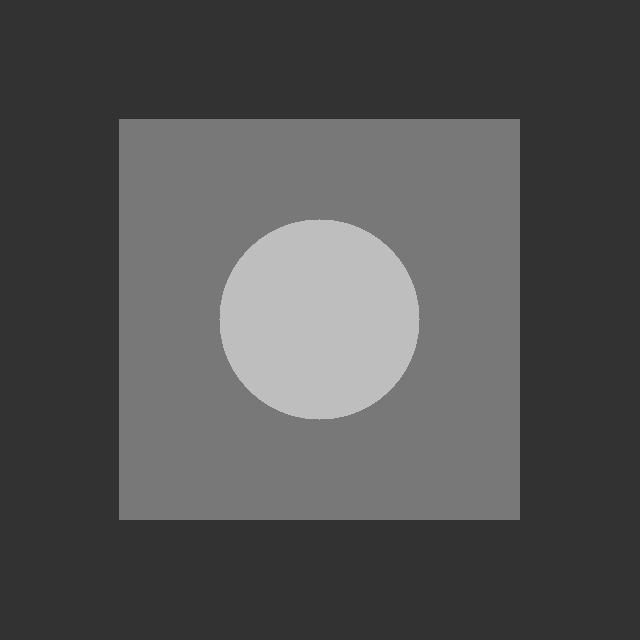
%> input picture image_test.jpg, 640 x 640 px
$ octave noise_andhika.m   (GNU Octave 9; MATLAB toolbox functions it lacks are replaced by stand-ins)
%> lines starting %> are read from the running program, lines starting %| are printed output that depends on the picture; in (x1, y1, x2, y2) boxes, pixels count from 0 and x2, y2 are one past the last pixel; in counts of white or black regions, pixels touching at a corner belong together; the program's own positions count from 1
% Model Noise

clear;
clc;

load("randomVariabel");
rng(s);

Image = imread('image_test.jpg');
%> Image is the input picture: size 640x640 uint8; min 41, max 212, mean 82.9

% Gaussian Noise
mu = 0;
sigma = 0.05; % untuk standar deviasi
gauss_noise = random('Normal', mu, sigma, size(Image)); % untuk mendapatkan noise
img_gauss = im2double(Image) + gauss_noise;
img_gauss = im2uint8(img_gauss);
%> img_gauss: size 640x640 uint8

% Salt and Paper Noise
li = randperm(length(Image(:)));
noise_sp = Image;
noise_sp(li(1:(end/5))) = 255; % ini salt
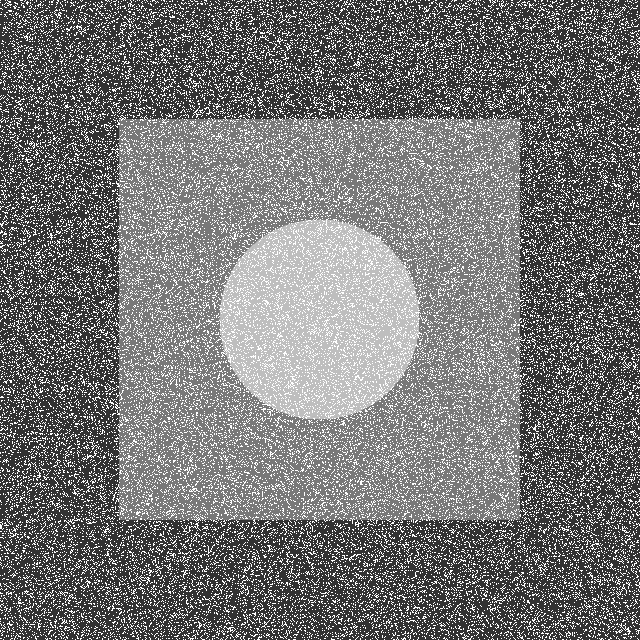
%> noise_sp: size 640x640 uint8; min 41, max 255, mean 117.3
noise_sp(li(1:(end/10))) = 0; % ini pepper
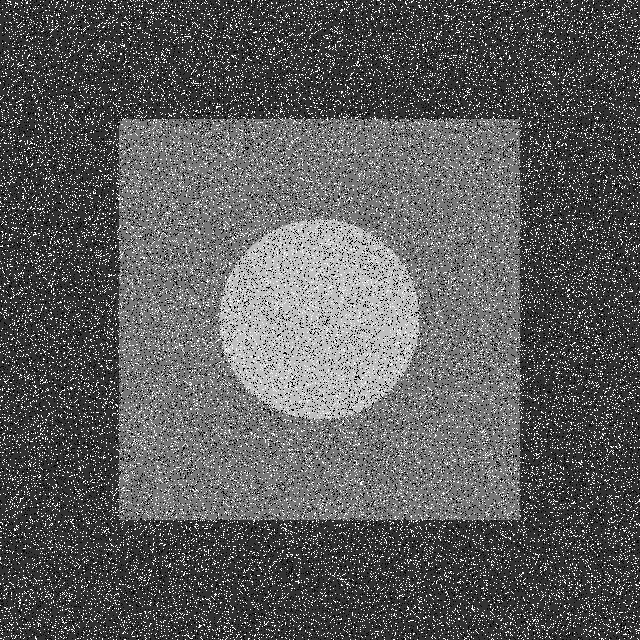
%> noise_sp: size 640x640 uint8; 10% of pixels changed, all inside (x1, y1, x2, y2) = (0, 0, 640, 640)

% Uniform Noise
noise_uniform = random('Uniform',0.1,0.2,size(Image)); % untuk mendapatkan sebaran noise, ukuran noise = ukuran citra
img_uniform = im2double(Image) + noise_uniform;
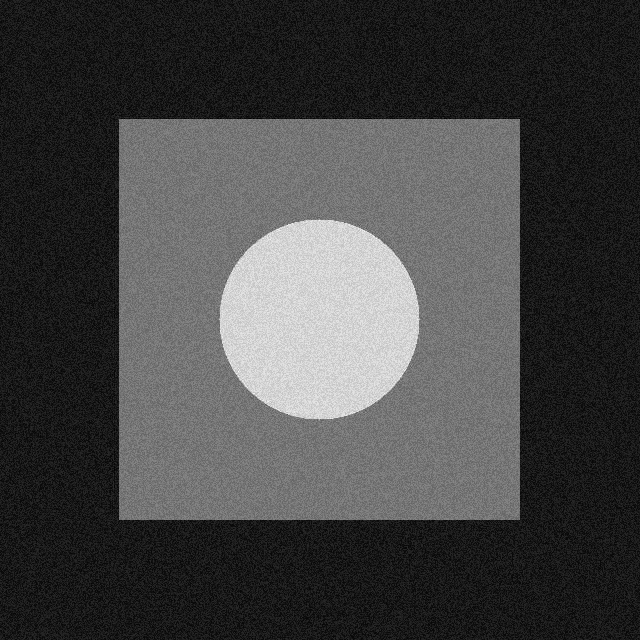
%> img_uniform: size 640x640 double; min 0.276, max 1.02, mean 0.475; drawn with min black and max white
img_uniform = im2uint8(img_uniform);
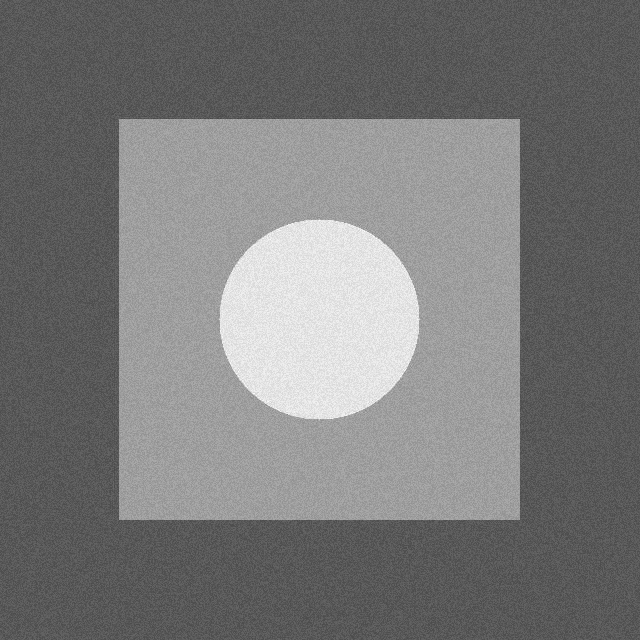
%> img_uniform: size 640x640 uint8; min 71, max 255, mean 121.1

% Exponential Noise
noise_exp = random('Exponential',10, size(Image));
img_exp = uint8(noise_exp);
img_exp = Image + img_exp;

% Gamma Noise
noise_gamma = random('Gamma', 2, 10, size(Image));
img_gamma = uint8(noise_gamma);
img_gamma =Image + img_gamma;
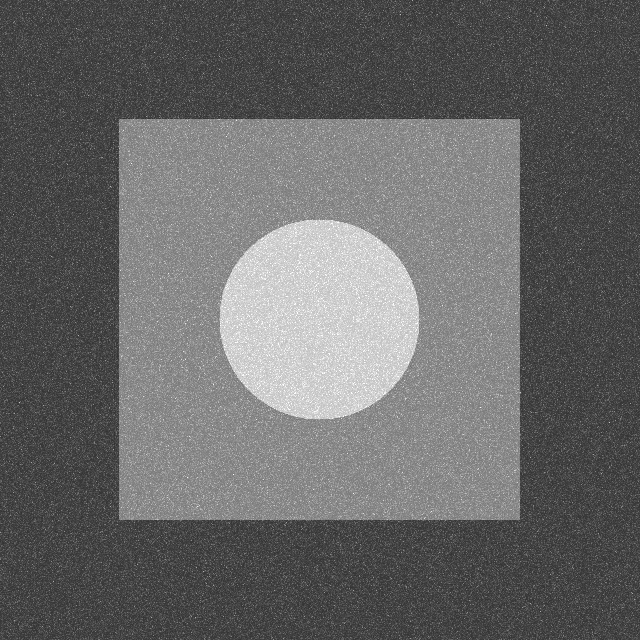
%> img_gamma: size 640x640 uint8; min 45, max 255, mean 102.8

% Rayleigh Noise
noise_rayleigh = random('Rayleigh',15, size(Image));
img_ray = uint8(noise_rayleigh);
img_ray = Image + img_ray;

% Periodic Noise
s = size(Image);
%> s = [640 640]
[x,y] = meshgrid(1:s(1), 1:s(2));
p = sin(x/3+y/5)+1;
periodic_noise = (im2double(Image) +p'/2)/2;
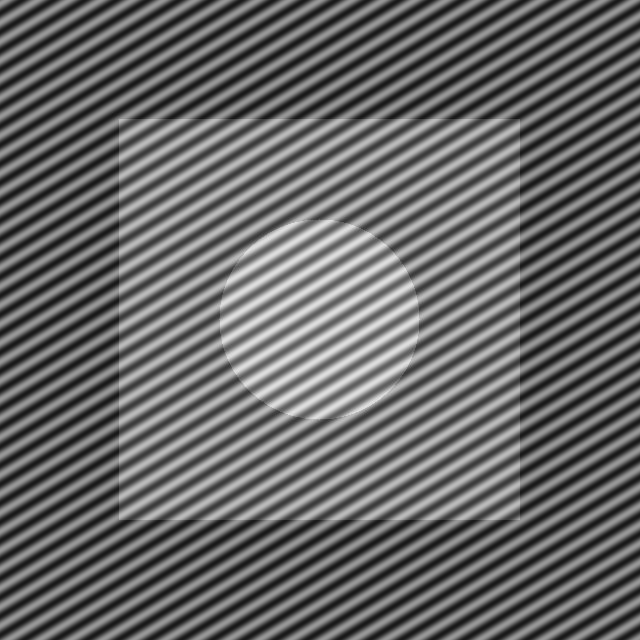
%> periodic_noise: size 640x640 double; min 0.0882, max 0.901, mean 0.412

figure,
subplot(2,4,1), imshow(Image), title('Original Image');
subplot(2,4,2), imshow(img_gauss), title('Gaussian Noise Image');
subplot(2,4,3), imshow(noise_sp), title('Salt and Pepper Noise Image');
subplot(2,4,4), imshow(img_uniform), title('Uniform Noise Image');
subplot(2,4,5), imshow(img_exp), title('Exponential Noise Image');
subplot(2,4,6), imshow(img_gamma), title('Gamma Noise Image');
subplot(2,4,7), imshow(img_ray), title('Rayleigh Noise Image');
subplot(2,4,8), imshow(periodic_noise), title('Periodic Noise Image');
